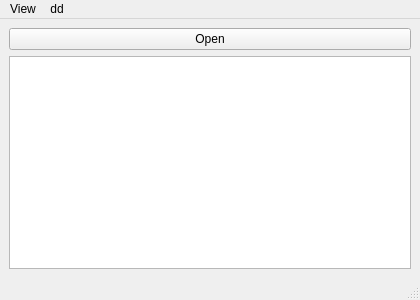
<?xml version="1.0" encoding="UTF-8"?>
<ui version="4.0">
 <class>MainWindow</class>
 <widget class="QMainWindow" name="MainWindow">
  <property name="geometry">
   <rect>
    <x>0</x>
    <y>0</y>
    <width>420</width>
    <height>300</height>
   </rect>
  </property>
  <widget class="QWidget" name="centralwidget">
   <layout class="QVBoxLayout" name="verticalLayout">
    <item>
     <widget class="QPushButton" name="openButton">
      <property name="text">
       <string>Open</string>
      </property>
     </widget>
    </item>
    <item>
     <widget class="QTableWidget" name="table"/>
    </item>
   </layout>
  </widget>
  <widget class="QMenuBar" name="menuBar">
   <property name="geometry">
    <rect>
     <x>0</x>
     <y>0</y>
     <width>420</width>
     <height>19</height>
    </rect>
   </property>
   <widget class="QMenu" name="menuView">
    <property name="title">
     <string>View</string>
    </property>
    <widget class="QMenu" name="menuLogs">
     <property name="title">
      <string>Logs</string>
     </property>
     <addaction name="actionClear"/>
    </widget>
    <addaction name="separator"/>
    <addaction name="menuLogs"/>
   </widget>
   <widget class="QMenu" name="menudd">
    <property name="title">
     <string>dd</string>
    </property>
   </widget>
   <addaction name="menuView"/>
   <addaction name="menudd"/>
  </widget>
  <widget class="QStatusBar" name="statusbar"/>
  <action name="actionClear">
   <property name="text">
    <string>Clear</string>
   </property>
  </action>
 </widget>
 <resources/>
 <connections/>
</ui>
